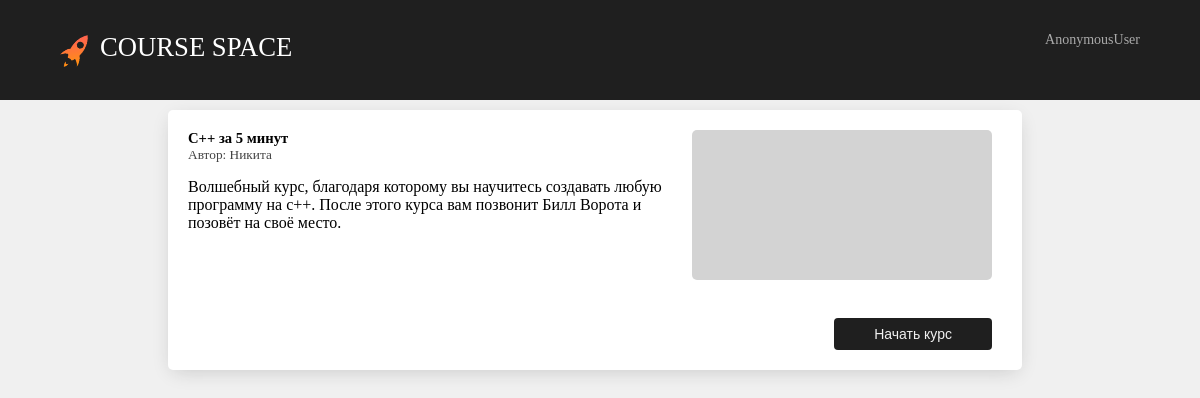
/main/course/1/, run on the app's committed database.
### main/models.py (models this page shows)
class Courses(models.Model):
    title = models.CharField('title', max_length=80, null=False)
    description = models.TextField('description')
    date = models.TextField('date')
    category = models.ForeignKey(Categories, models.DO_NOTHING, db_column='Category_id')  # Field name made lowercase.
    author = models.ForeignKey(Authors, models.DO_NOTHING, db_column='Author_id')  # Field name made lowercase.
    class Meta:
        db_table = 'Courses'
    def __str__(self):
        return self.title

class Authors(models.Model):
    name = models.CharField('name', max_length=80, null=False)
    user = models.ForeignKey('Users', models.DO_NOTHING, db_column='User_id')  # Field name made lowercase.
    class Meta:
        db_table = 'Authors'
    def __str__(self):
        return self.name

### main/views.py (the view)
# urls.py: path('/course/<int:course_id>/', show_course, name='course'),
def show_course(request, course_id):
    course = Courses.objects.filter(id=course_id)
    context = {
        'course': course,
        'title': course[0],
    }
    return render(request, 'main/course.html', context=context)

### main/templates/main/course.html
{% extends 'main/base.html' %}
{% block style %}
    {% load static %}
    <link rel="stylesheet" href=" {%  static 'main/css/main.css'%}">
    <link rel="stylesheet" href=" {%  static 'main/css/courses.css'%}">
{% endblock %}
{% block content %}
        <div class="Listing">
            {% for el in course%}
                <div class="card block" id="{{ el.id }}">
                <div class="lable">
                    <div class="text">
                        <div class="title">{{ el.title }}</div>
                        <div class="autor">Автор: {{ el.author }}</div>
                    </div>
                    <div class="img">
                    </div>
                </div>
                <div class="desk">{{ el.description }}</div>
                <button class="go"
                onclick="window.location.href = '#'"
                >Начать курс</button>
            </div>
            {% endfor %}
        </div>
{% endblock %}

### main/static/main/css/courses.css (style rules this page uses)
.card { width: calc(100% - 50px); display: block; }
.card .img { margin-right: 10px; background-color: var(--lgray); width: 300px; height: 150px; border-radius: 5px; position: absolute; right: 0px; }
.desk { width: calc(100% - 310px); }

### main/static/main/css/design-tokens/colors.css (style rules this page uses)
:root { --black: #1F1F1F; --lblack: #353535; --llblack: #585858; --gray: #AAAAAA; --lgray: #D3D3D3; --white: #F0F0F0; --lwhite: #FAFAFA; --c1: #d5dafa; --c2: #d2e6fd; --c3: #d7fcd7; --c4: #f8fccc; --c5: #fde6cf; --c6: #fdcfcc; --c7: #fdcaf2; --c8: #d1d5f8; --c9: #1F1F1F; --ch1: #c6cdfa; --ch2: #bfdaf8; --ch3: #c3fac3; --ch4: #f1f7ae; --ch5: #fcdab9; --ch6: #f8b8b3; --ch7: #fcb0eb; --ch8: #b7bef8; --ch9: #1f1b1b; --tc1: #7d8df8; --tc2: #68adfc; --tc3: #76df76; --tc4: #c5d140; --tc5: #e2a669; --tc6: #da726a; --tc7: #d667be; --tc8: #646ec9; --tc9: #ffffff; }

### main/static/main/css/design-tokens/elements.css (style rules this page uses)
button { background-color: var(--black); color: var(--white); font-size: var(--btn-size); border-radius: 4px; padding: 8px 40px; margin: var(--btn-margin); text-align: center; border: none; width: var(--btn-width); transition: 0.3s; }
.block { background-color: white; border-radius: 5px; margin-right: 10px; padding: 20px; margin-bottom: 10px; -ms-user-select: none; -moz-user-select: none; -khtml-user-select: none; -webkit-user-select: none; }
.card { transition: 0.3s; width: var(--card-width); height: var(--card-height); position: relative; flex: none; -webkit-box-shadow: 0px 5px 19px -5px rgba(30, 30, 30, 0.2); -moz-box-shadow: 0px 5px 19px -5px rgba(30, 30, 30, 0.2); box-shadow: 0px 5px 19px -5px rgba(30, 30, 30, 0.2); }
.card .lable { display: flex; position: relative; }
.card .title { font-size: var(--card-title); width: calc(var(--card-width)); font-weight: bold; }
.card .autor { font-size: var(--card-autor); color: #444444; margin-bottom: 15px; }
.card .img { margin-right: 10px; background-color: var(--lgray); width: 110px; height: 60px; border-radius: 5px; position: absolute; right: 0px; }
.card button { position: absolute; bottom: 20px; right: 30px; }

### main/static/main/css/design-tokens/MainElements.css (style rules this page uses)
body { margin: var(--margin-body); padding-top: var(--paddingTop-body); font-family:'Century Gothic'; background-color: var(--white); }

### main/static/main/css/design-tokens/sizes.css (style rules this page uses)
@media (min-width: 480px) { :root { --margin-body: 50px 14vw; --height-header: 100px; --paddingTop-body: 60px; --h1-size: 20pt; --p-size: 14px; --name-input-size: calc(100% - 320px); --btn-size: 14px; --btn-width: auto; --btn-margin: 0px 0px 0px 10px; --reg-centrir: right; --card-width: 325px; --card-height: 220px; --card-title: 11pt; --card-autor: 10pt; --card-categ: 10pt; --card-tegs: 9pt; --card-date: 12pt; --small-card-width: 160px; --small-card-height: 150px; } }
@media (min-width: 480px) { :root { --in-btn: 14px; --reg-centrir: right; } }

### data on the page
Courses: title "C++ за 5 минут", author "Никита", description "Волшебный курс, благодаря которому вы научитесь создавать любую программу на с++. После этого курса вам позвонит Билл Ворота и позовёт на своё место."

### other printed values
{{ user }} "AnonymousUser"
